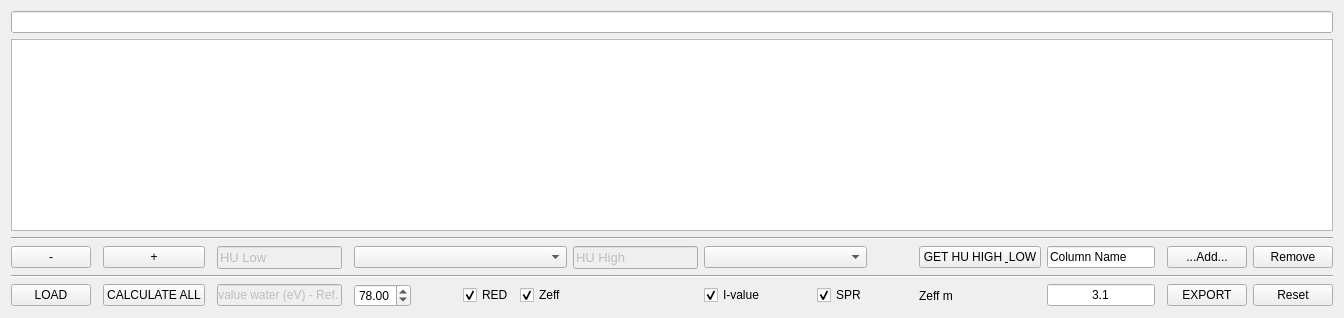
          <widget class="QWidget" name="tab">
           <attribute name="title">
            <string>Mat_Info</string>
           </attribute>
           <layout class="QGridLayout" name="gridLayout_2">
            <item row="7" column="18">
             <widget class="QPushButton" name="export_table_mat">
              <property name="text">
               <string>EXPORT</string>
              </property>
             </widget>
            </item>
            <item row="7" column="0">
             <widget class="QPushButton" name="Load_csv_mat">
              <property name="text">
               <string>LOAD</string>
              </property>
             </widget>
            </item>
            <item row="7" column="16">
             <widget class="QLineEdit" name="Zeff_m">
              <property name="text">
               <string>3.1</string>
              </property>
              <property name="alignment">
               <set>Qt::AlignCenter</set>
              </property>
             </widget>
            </item>
            <item row="7" column="13">
             <widget class="QCheckBox" name="checkBox_calSPR">
              <property name="text">
               <string>SPR</string>
              </property>
              <property name="checked">
               <bool>true</bool>
              </property>
             </widget>
            </item>
            <item row="6" column="0" colspan="20">
             <widget class="Line" name="line_3">
              <property name="orientation">
               <enum>Qt::Horizontal</enum>
              </property>
             </widget>
            </item>
            <item row="5" column="0">
             <widget class="QPushButton" name="remove_row_table_mat">
              <property name="text">
               <string>-</string>
              </property>
             </widget>
            </item>
            <item row="5" column="16">
             <widget class="QLineEdit" name="lineEdit">
              <property name="text">
               <string>Column Name</string>
              </property>
             </widget>
            </item>
            <item row="5" column="10">
             <widget class="QLineEdit" name="lineEdit_41">
              <property name="enabled">
               <bool>false</bool>
              </property>
              <property name="font">
               <font>
                <pointsize>10</pointsize>
               </font>
              </property>
              <property name="text">
               <string>HU High</string>
              </property>
             </widget>
            </item>
            <item row="5" column="11" colspan="3">
             <widget class="QComboBox" name="DECT_list_02"/>
            </item>
            <item row="7" column="11">
             <widget class="QCheckBox" name="checkBox_cal_I">
              <property name="text">
               <string>I-value</string>
              </property>
              <property name="checked">
               <bool>true</bool>
              </property>
             </widget>
            </item>
            <item row="7" column="15">
             <widget class="QLabel" name="label_3">
              <property name="text">
               <string>Zeff m</string>
              </property>
             </widget>
            </item>
            <item row="5" column="6" colspan="4">
             <widget class="QComboBox" name="DECT_list_01"/>
            </item>
            <item row="7" column="19">
             <widget class="QPushButton" name="reset_table_mat">
              <property name="text">
               <string>Reset</string>
              </property>
             </widget>
            </item>
            <item row="5" column="2">
             <widget class="QPushButton" name="add_row_table_mat">
              <property name="text">
               <string>+</string>
              </property>
             </widget>
            </item>
            <item row="5" column="4">
             <widget class="QLineEdit" name="lineEdit_8">
              <property name="enabled">
               <bool>false</bool>
              </property>
              <property name="font">
               <font>
                <pointsize>10</pointsize>
               </font>
              </property>
              <property name="text">
               <string>HU Low</string>
              </property>
             </widget>
            </item>
            <item row="2" column="0" colspan="20">
             <widget class="QLineEdit" name="mat_table_label">
              <property name="autoFillBackground">
               <bool>false</bool>
              </property>
             </widget>
            </item>
            <item row="5" column="15">
             <widget class="QPushButton" name="get_HU_high">
              <property name="text">
               <string>GET HU HIGH &amp; LOW</string>
              </property>
             </widget>
            </item>
            <item row="7" column="7">
             <spacer name="horizontalSpacer_2">
              <property name="orientation">
               <enum>Qt::Horizontal</enum>
              </property>
              <property name="sizeHint" stdset="0">
               <size>
                <width>40</width>
                <height>20</height>
               </size>
              </property>
             </spacer>
            </item>
            <item row="7" column="12">
             <spacer name="horizontalSpacer_4">
              <property name="orientation">
               <enum>Qt::Horizontal</enum>
              </property>
              <property name="sizeHint" stdset="0">
               <size>
                <width>40</width>
                <height>20</height>
               </size>
              </property>
             </spacer>
            </item>
            <item row="7" column="8">
             <widget class="QCheckBox" name="checkBox_calRED">
              <property name="text">
               <string>RED</string>
              </property>
              <property name="checked">
               <bool>true</bool>
              </property>
             </widget>
            </item>
            <item row="7" column="2">
             <widget class="QPushButton" name="cal_mat_ref_info">
              <property name="text">
               <string>CALCULATE ALL</string>
              </property>
             </widget>
            </item>
            <item row="7" column="10">
             <spacer name="horizontalSpacer_3">
              <property name="orientation">
               <enum>Qt::Horizontal</enum>
              </property>
              <property name="sizeHint" stdset="0">
               <size>
                <width>40</width>
                <height>20</height>
               </size>
              </property>
             </spacer>
            </item>
            <item row="5" column="18">
             <widget class="QPushButton" name="add_coll_table_mat">
              <property name="text">
               <string>...Add...</string>
              </property>
             </widget>
            </item>
            <item row="4" column="0" colspan="20">
             <widget class="Line" name="line_2">
              <property name="orientation">
               <enum>Qt::Horizontal</enum>
              </property>
             </widget>
            </item>
            <item row="7" column="14">
             <spacer name="horizontalSpacer_8">
              <property name="orientation">
               <enum>Qt::Horizontal</enum>
              </property>
              <property name="sizeHint" stdset="0">
               <size>
                <width>40</width>
                <height>20</height>
               </size>
              </property>
             </spacer>
            </item>
            <item row="5" column="19">
             <widget class="QPushButton" name="remove_coll_table_mat">
              <property name="text">
               <string>Remove</string>
              </property>
             </widget>
            </item>
            <item row="7" column="9">
             <widget class="QCheckBox" name="checkBox_calZeff">
              <property name="text">
               <string>Zeff</string>
              </property>
              <property name="checked">
               <bool>true</bool>
              </property>
             </widget>
            </item>
            <item row="3" column="0" colspan="20">
             <widget class="QTableWidget" name="MatInfoTable"/>
            </item>
            <item row="7" column="4">
             <widget class="QLineEdit" name="lineEdit_47">
              <property name="enabled">
               <bool>false</bool>
              </property>
              <property name="text">
               <string>I-value water (eV) - Ref.</string>
              </property>
             </widget>
            </item>
            <item row="7" column="6">
             <widget class="QDoubleSpinBox" name="Iv_water_ref">
              <property name="value">
               <double>78.000000000000000</double>
              </property>
             </widget>
            </item>
           </layout>
          </widget>
